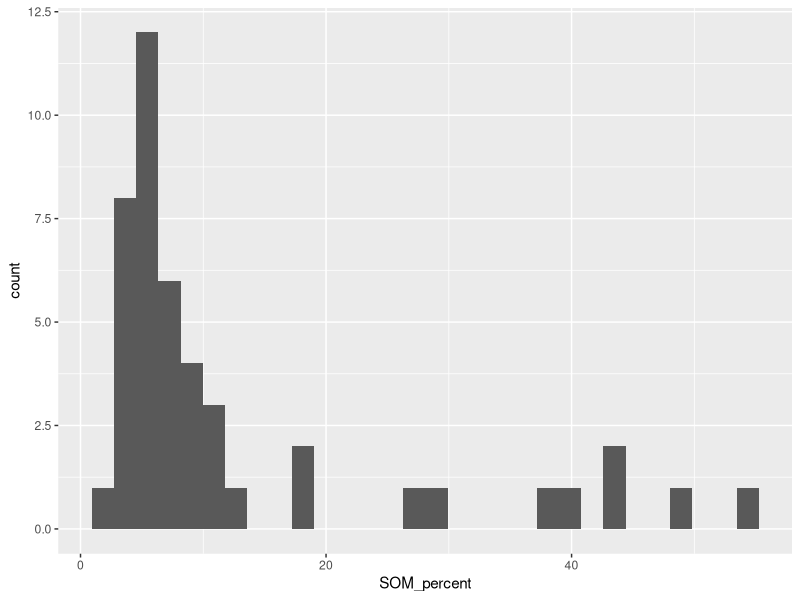
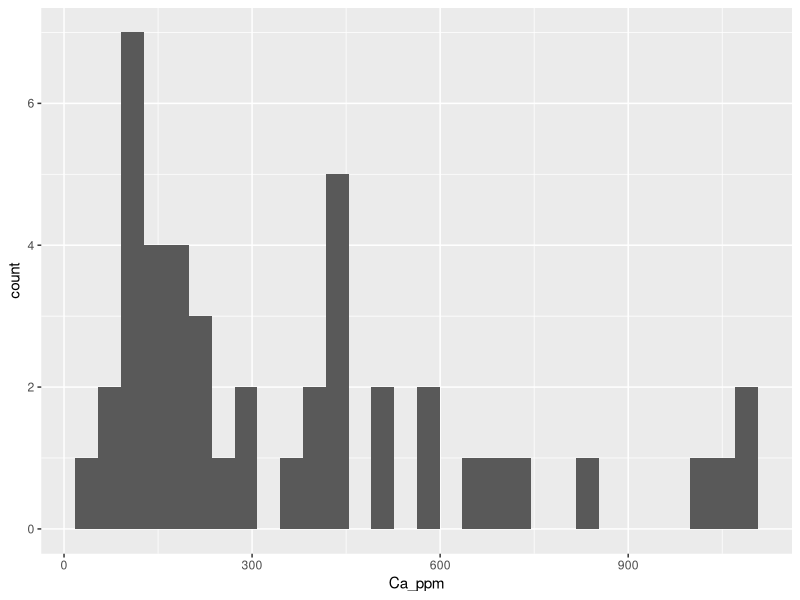
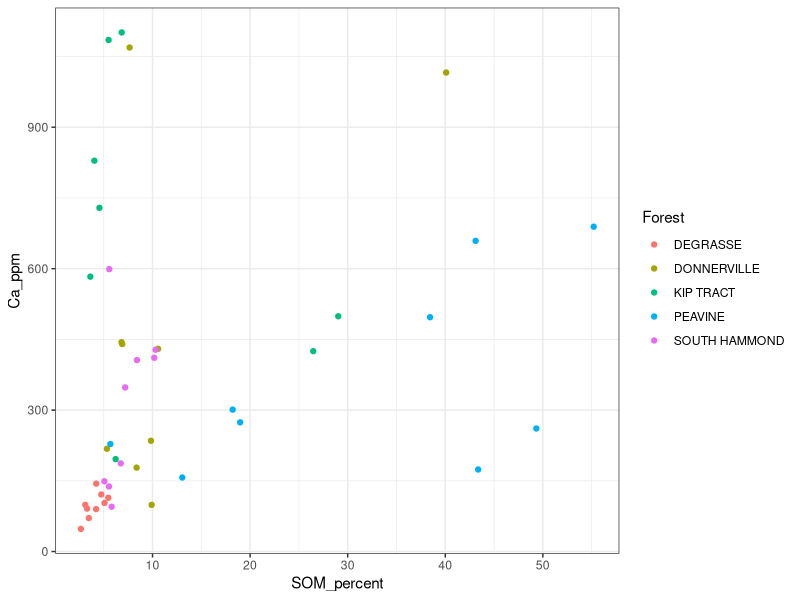
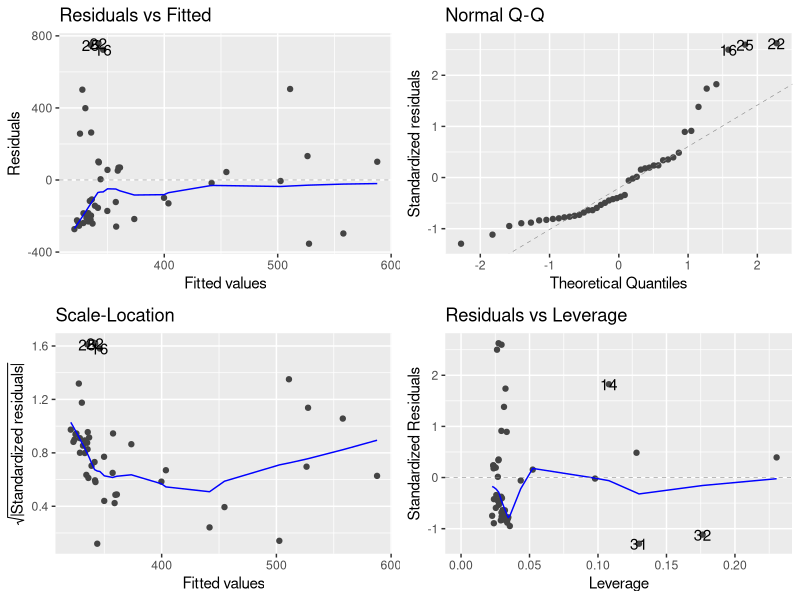
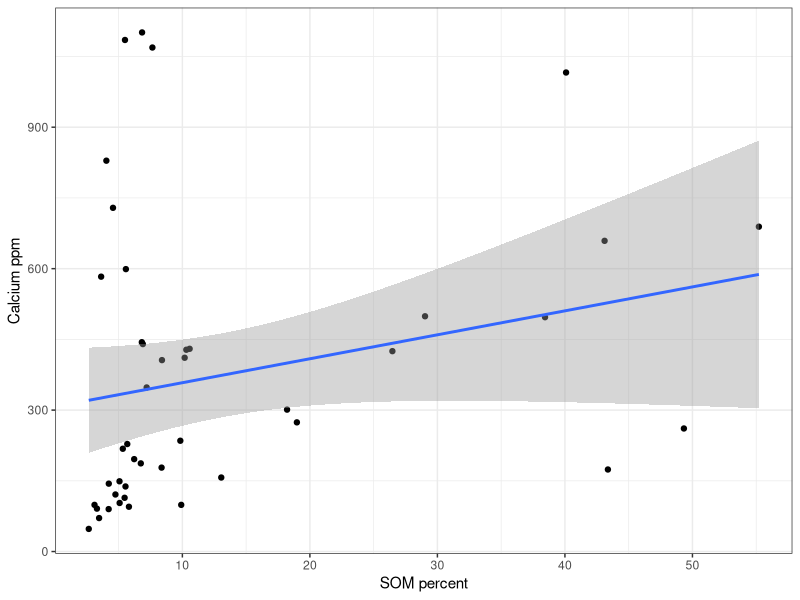
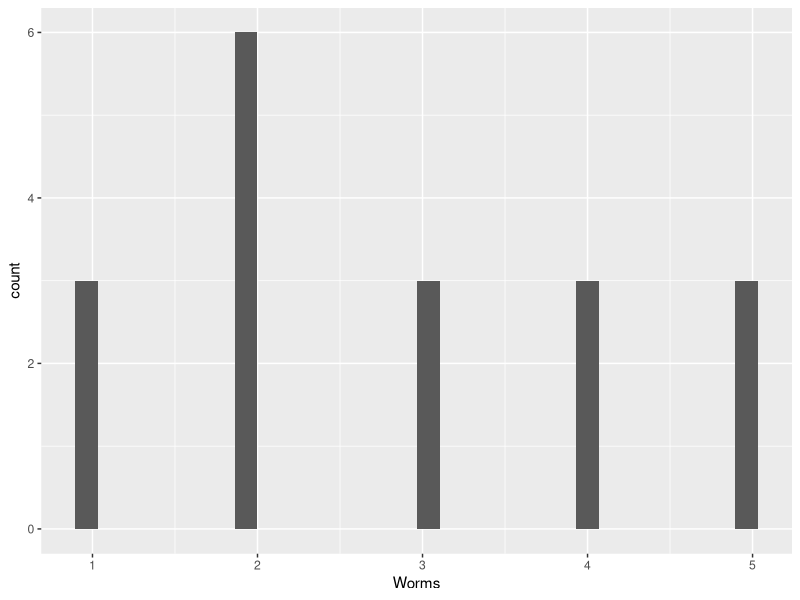
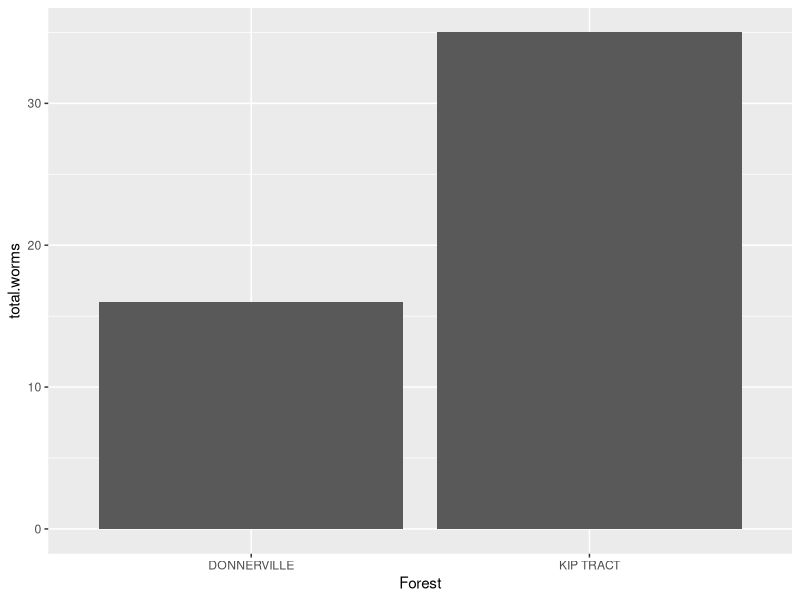
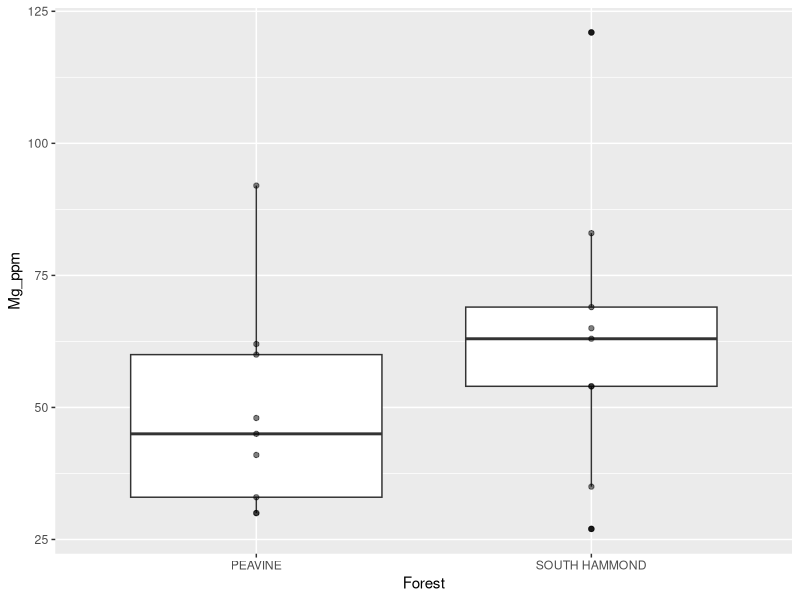

Generate these figures, in order, with R: (Note: this script raises an error after producing the figures.)
## ---- chunk 1
rm(list = ls())
library(tidyverse)
library(here)
library(ggfortify)
## ---- chunk 2
soil <- read.csv(here("Data", "soil_reduced-1.csv"), stringsAsFactors = TRUE)
## ---- chunk 3
levels(soil$Forest)
## ---- chunk 4
ggplot(soil, aes(x = SOM_percent)) + 
  geom_histogram()
## ---- chunk 5
ggplot(soil, aes(x = Ca_ppm)) +
  geom_histogram()
## ---- chunk 6
summary(soil)
## ---- chunk 7
ggplot(soil, aes(x = SOM_percent, y = Ca_ppm, colour = Forest)) + 
  geom_point() + 
  theme_bw()
## ---- chunk 8
SOM_CA_mod <- lm(Ca_ppm ~ SOM_percent, data = soil)
## ---- chunk 9
autoplot(SOM_CA_mod)
## ---- chunk 10
anova(SOM_CA_mod)
## ---- chunk 11
summary(SOM_CA_mod)
## ---- chunk 12
ggplot(soil, aes( x = SOM_percent, y = Ca_ppm))+
     geom_point()+
     geom_smooth(method = "lm")+
    xlab("SOM percent") +
    ylab("Calcium ppm")+
     theme_bw()
## ---- chunk 13
levels(soil$Forest)
## ---- chunk 14
worms <- soil %>% filter(Forest == "DONNERVILLE" | Forest == "KIP TRACT") #filters the correct values
worms$Forest <- factor(worms$Forest) #resets factor levels for subset
## ---- chunk 15
ggplot(worms, aes(x = Worms)) +
  geom_histogram()

## ---- chunk 16
totals <- worms %>% group_by(Forest) %>% summarise(total.worms = sum(Worms))
## ---- chunk 17
ggplot(totals, aes(x = Forest, y = total.worms))+
     geom_bar(stat= "identity", position = "dodge")
## ---- chunk 18
worm_matrix <- xtabs(Worms ~ Forest, data = worms)
worm_matrix
## ---- chunk 19
chisq.test(worm_matrix)
## ---- chunk 20
mg_pea_sh <- soil %>% filter(Forest == "PEAVINE" | Forest == "SOUTH HAMMOND")
mg_pea_sh$Forest <- factor(mg_pea_sh$Forest)
## ---- chunk 21
ggplot(mg_pea_sh, aes(x = Forest, y = Mg_ppm))+
     geom_boxplot()+
     geom_point(alpha = 0.5)
## ---- chunk 22
mg_pea_sh$Mg_ppm
## ---- chunk 23
ggplot(mg_pea_sh, aes(x = Mg_ppm))+
     geom_histogram(binwidth=10)+
     facet_wrap(~Forest, ncol = 1)+
     theme_bw()
## ---- chunk 24
t_test_mg<- t.test(Mg_ppm ~Forest, data = mg_pea_sh)
## ---- chunk 25
autoplot(t_test_mg)
## ---- chunk 26
ggplot(mg_pea_sh, aes(Forest, Mg_ppm))+
     geom_boxplot()+
     geom_point(position = "jitter", size = 2, alpha = 0.5)+
     labs(y = "Magnesium, ppm")+
     theme_bw()
## ---- chunk 27
summary(soil$Zn_ppm)
## ---- chunk 28
ggplot(soil, aes(x = Zn_ppm))+
     geom_histogram()
## ---- chunk 29
ggplot(soil, aes(Forest, Zn_ppm))+
     geom_boxplot()+
     geom_point(size = 2, alpha = 0.5, position = "jitter")
## ---- chunk 30
Zn_model <- lm(Zn_ppm ~ Forest, data = soil)
## ---- chunk 31
autoplot(Zn_model, smooth.color = NA)
## ---- chunk 32
anova(Zn_model)
## ---- chunk 33
summary(Zn_model)
